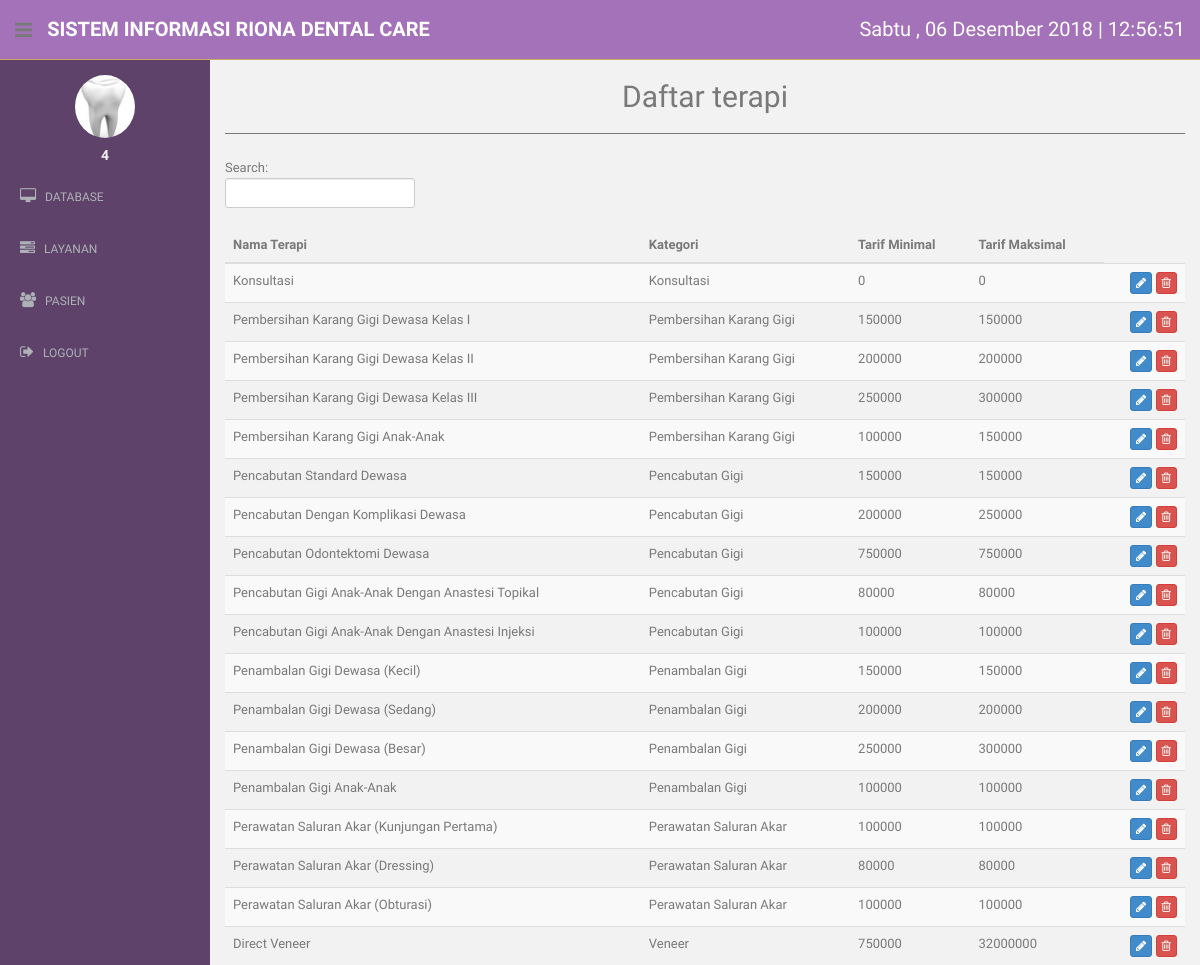
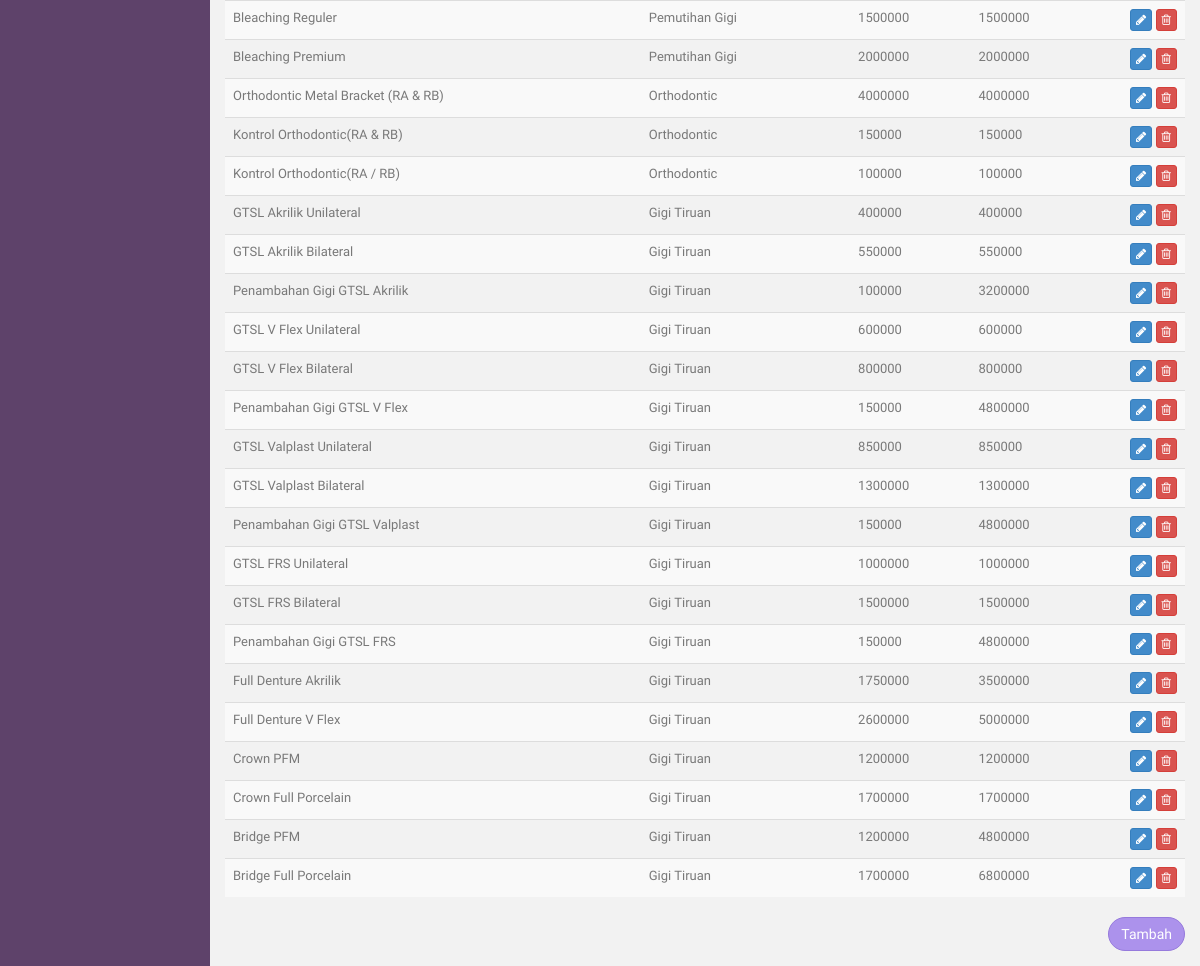
The page /admin/terapi.php (signed in) on the database its author committed (2 pictures, top to bottom).
### tables this page shows
CREATE TABLE `terapi` (
  `id_terapi` int(11) NOT NULL,
  `nama_terapi` text NOT NULL,
  `kategori` int(11) NOT NULL,
  `tarif_min` int(11) NOT NULL,
  `tarif_max` int(11) NOT NULL
);

CREATE TABLE `kategori_terapi` (
  `id_kategori_terapi` int(11) NOT NULL,
  `nama_kategori_terapi` text NOT NULL
);

### admin/terapi.php (the view, shortened to what this page needs)
<?php
  include "../connection/connect.php";
  include "headside.php";
  $dataTerapi = $conn->query("SELECT * FROM terapi, kategori_terapi WHERE kategori_terapi.id_kategori_terapi = terapi.kategori");
?>
<!DOCTYPE html>
<html lang="en">
  <head>
    <link href="../assets/css/bootstrap.css" rel="stylesheet">
    <link href="../assets/font-awesome/css/font-awesome.css" rel="stylesheet" />
    <link href="../assets/css/style.css" rel="stylesheet">
    <link href="../assets/css/style-responsive.css" rel="stylesheet">
    <link href="../assets/css/dataTables.bootstrap.min.css" rel="stylesheet">
  </head>
  <body onload="startTime()">
  <section id="container" >
      <?php
        echo $headbar;
        echo $sidebar;
      ?>
      <section id="main-content">
          <section class="wrapper">
          	<h2><center>Daftar terapi</center></h2>
            <hr>
          	<div class="row mt">
          		<div class="col-lg-12">
              <form role="search">
                <div class="form-group">
                  <div id="tabeldata_filter" class="dataTables_filter">
                    <label>Search:<input type="search" class="form-control input-sm" placeholder="" aria-controls="tabeldata" id="search"></label>
                  </div>
                </div>
              </form>
          		<table class="table table-striped table-advance table-hover col-lg-12">
              <thead>
                <th>Nama Terapi</th>
                <th>Kategori</th>
                <th>Tarif Minimal</th>
                <th>Tarif Maksimal</th>
              </thead>
              <tbody>
                <?php
                while($terapi = $dataTerapi->fetch_assoc()){
                  echo "
                    <tr>
                      <td>
                        $terapi[nama_terapi]
                      </td>
                      <td>
                        $terapi[nama_kategori_terapi]
                      </td>
                      <td>
                        $terapi[tarif_min]
                      </td>
                      <td>
                        $terapi[tarif_max]
                      </td>
                      <td align =\"right\">
                        <a href=\"edit_terapi.php?id_terapi=$terapi[id_terapi]\" class=\"btn btn-primary btn-xs\" role=\"button\"><i class=\"fa fa-pencil\"></i></a>
                        <a href=\"act/hapus_terapi.php?id_terapi=$terapi[id_terapi]\" class=\"btn btn-danger btn-xs\" role=\"button\"><i class=\"fa fa-trash-o\"></i></a>
                      </td>
                    </tr>
                  ";
                }
                ?>
              </tbody>
              </table>
              <a href="add_terapi.php"  style="float: right" class="btn btn-round btn-theme02" role="button">Tambah</a>
          		</div>
          	</div>
		      </section>
      </section>
  </section>
  </body>
</html>

### assets/css/style.css (style rules this page uses)
body { color: #797979; background: #f2f2f2; font-family: 'Ruda', sans-serif; padding: 0px !important; margin: 0px !important; font-size:13px; }
a, a:hover, a:focus { text-decoration: none; outline: none; }
#container { width: 100%; height: 100%; }
.btn-round { border-radius: 20px; -webkit-border-radius: 20px; }
.btn-theme02 { color: #fff; background-color: #ac92ec; border-color: #967adc; }
hr { margin-top: 20px; margin-bottom: 20px; border: 0; border-top: 1px solid #797979; }
.mt { margin-top: 25px; }
#main-content { margin-left: 210px; }
.wrapper { display: inline-block; margin-top: 60px; padding-left: 15px; padding-right: 15px; padding-bottom: 15px; padding-top: 0px; width: 100%; }
label { font-weight: 400; }

### rows shown on the page
terapi: nama_terapi "Konsultasi", kategori_terapi.nama_kategori_terapi "Konsultasi", tarif_min "0", tarif_max "0"
terapi: nama_terapi "Pembersihan Karang Gigi Dewasa Kelas I", kategori_terapi.nama_kategori_terapi "Pembersihan Karang Gigi", tarif_min "150000", tarif_max "150000"
terapi: nama_terapi "Pembersihan Karang Gigi Dewasa Kelas II", kategori_terapi.nama_kategori_terapi "Pembersihan Karang Gigi", tarif_min "200000", tarif_max "200000"
terapi: nama_terapi "Pembersihan Karang Gigi Dewasa Kelas III", kategori_terapi.nama_kategori_terapi "Pembersihan Karang Gigi", tarif_min "250000", tarif_max "300000"
terapi: nama_terapi "Pembersihan Karang Gigi Anak-Anak", kategori_terapi.nama_kategori_terapi "Pembersihan Karang Gigi", tarif_min "100000", tarif_max "150000"
terapi: nama_terapi "Pencabutan Standard Dewasa", kategori_terapi.nama_kategori_terapi "Pencabutan Gigi", tarif_min "150000", tarif_max "150000"
terapi: nama_terapi "Pencabutan Dengan Komplikasi Dewasa", kategori_terapi.nama_kategori_terapi "Pencabutan Gigi", tarif_min "200000", tarif_max "250000"
terapi: nama_terapi "Pencabutan Odontektomi Dewasa", kategori_terapi.nama_kategori_terapi "Pencabutan Gigi", tarif_min "750000", tarif_max "750000"
terapi: nama_terapi "Pencabutan Gigi Anak-Anak Dengan Anastesi Topikal", kategori_terapi.nama_kategori_terapi "Pencabutan Gigi", tarif_min "80000", tarif_max "80000"
terapi: nama_terapi "Pencabutan Gigi Anak-Anak Dengan Anastesi Injeksi", kategori_terapi.nama_kategori_terapi "Pencabutan Gigi", tarif_min "100000", tarif_max "100000"
terapi: nama_terapi "Penambalan Gigi Dewasa (Kecil)", kategori_terapi.nama_kategori_terapi "Penambalan Gigi", tarif_min "150000", tarif_max "150000"
terapi: nama_terapi "Penambalan Gigi Dewasa (Sedang)", kategori_terapi.nama_kategori_terapi "Penambalan Gigi", tarif_min "200000", tarif_max "200000"
terapi: nama_terapi "Penambalan Gigi Dewasa (Besar)", kategori_terapi.nama_kategori_terapi "Penambalan Gigi", tarif_min "250000", tarif_max "300000"
terapi: nama_terapi "Penambalan Gigi Anak-Anak", kategori_terapi.nama_kategori_terapi "Penambalan Gigi", tarif_min "100000", tarif_max "100000"
terapi: nama_terapi "Perawatan Saluran Akar (Kunjungan Pertama)", kategori_terapi.nama_kategori_terapi "Perawatan Saluran Akar", tarif_min "100000", tarif_max "100000"
terapi: nama_terapi "Perawatan Saluran Akar (Dressing)", kategori_terapi.nama_kategori_terapi "Perawatan Saluran Akar", tarif_min "80000", tarif_max "80000"
terapi: nama_terapi "Perawatan Saluran Akar (Obturasi)", kategori_terapi.nama_kategori_terapi "Perawatan Saluran Akar", tarif_min "100000", tarif_max "100000"
terapi: nama_terapi "Direct Veneer", kategori_terapi.nama_kategori_terapi "Veneer", tarif_min "750000", tarif_max "32000000"
terapi: nama_terapi "Bleaching Reguler", kategori_terapi.nama_kategori_terapi "Pemutihan Gigi", tarif_min "1500000", tarif_max "1500000"
terapi: nama_terapi "Bleaching Premium", kategori_terapi.nama_kategori_terapi "Pemutihan Gigi", tarif_min "2000000", tarif_max "2000000"
terapi: nama_terapi "Orthodontic Metal Bracket (RA & RB)", kategori_terapi.nama_kategori_terapi "Orthodontic", tarif_min "4000000", tarif_max "4000000"
terapi: nama_terapi "Kontrol Orthodontic(RA & RB)", kategori_terapi.nama_kategori_terapi "Orthodontic", tarif_min "150000", tarif_max "150000"
terapi: nama_terapi "Kontrol Orthodontic(RA / RB)", kategori_terapi.nama_kategori_terapi "Orthodontic", tarif_min "100000", tarif_max "100000"
terapi: nama_terapi "GTSL Akrilik Unilateral", kategori_terapi.nama_kategori_terapi "Gigi Tiruan", tarif_min "400000", tarif_max "400000"
terapi: nama_terapi "GTSL Akrilik Bilateral", kategori_terapi.nama_kategori_terapi "Gigi Tiruan", tarif_min "550000", tarif_max "550000"
terapi: nama_terapi "Penambahan Gigi GTSL Akrilik", kategori_terapi.nama_kategori_terapi "Gigi Tiruan", tarif_min "100000", tarif_max "3200000"
terapi: nama_terapi "GTSL V Flex Unilateral", kategori_terapi.nama_kategori_terapi "Gigi Tiruan", tarif_min "600000", tarif_max "600000"
terapi: nama_terapi "GTSL V Flex Bilateral", kategori_terapi.nama_kategori_terapi "Gigi Tiruan", tarif_min "800000", tarif_max "800000"
terapi: nama_terapi "Penambahan Gigi GTSL V Flex", kategori_terapi.nama_kategori_terapi "Gigi Tiruan", tarif_min "150000", tarif_max "4800000"
terapi: nama_terapi "GTSL Valplast Unilateral", kategori_terapi.nama_kategori_terapi "Gigi Tiruan", tarif_min "850000", tarif_max "850000"
terapi: nama_terapi "GTSL Valplast Bilateral", kategori_terapi.nama_kategori_terapi "Gigi Tiruan", tarif_min "1300000", tarif_max "1300000"
terapi: nama_terapi "Penambahan Gigi GTSL Valplast", kategori_terapi.nama_kategori_terapi "Gigi Tiruan", tarif_min "150000", tarif_max "4800000"
terapi: nama_terapi "GTSL FRS Unilateral", kategori_terapi.nama_kategori_terapi "Gigi Tiruan", tarif_min "1000000", tarif_max "1000000"
terapi: nama_terapi "GTSL FRS Bilateral", kategori_terapi.nama_kategori_terapi "Gigi Tiruan", tarif_min "1500000", tarif_max "1500000"
terapi: nama_terapi "Penambahan Gigi GTSL FRS", kategori_terapi.nama_kategori_terapi "Gigi Tiruan", tarif_min "150000", tarif_max "4800000"
terapi: nama_terapi "Full Denture Akrilik", kategori_terapi.nama_kategori_terapi "Gigi Tiruan", tarif_min "1750000", tarif_max "3500000"
terapi: nama_terapi "Full Denture V Flex", kategori_terapi.nama_kategori_terapi "Gigi Tiruan", tarif_min "2600000", tarif_max "5000000"
terapi: nama_terapi "Crown PFM", kategori_terapi.nama_kategori_terapi "Gigi Tiruan", tarif_min "1200000", tarif_max "1200000"
terapi: nama_terapi "Crown Full Porcelain", kategori_terapi.nama_kategori_terapi "Gigi Tiruan", tarif_min "1700000", tarif_max "1700000"
terapi: nama_terapi "Bridge PFM", kategori_terapi.nama_kategori_terapi "Gigi Tiruan", tarif_min "1200000", tarif_max "4800000"
terapi: nama_terapi "Bridge Full Porcelain", kategori_terapi.nama_kategori_terapi "Gigi Tiruan", tarif_min "1700000", tarif_max "6800000"

### other values the page prints
$_SESSION[uid] "4"
